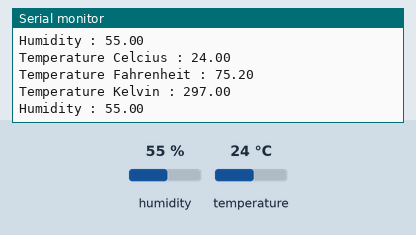
Bench run of a program on a simulated Arduino Uno, built with avr-gcc and run on an emulated ATmega328P. On the bench: the last lines printed to the serial monitor. Inputs (shaded band) come from the test bench; at power-on: humidity 55 %, temperature 24 °C.

Above: at 4.8 s.
4.9 s: humidity set to 22 %
At 5.9 s:
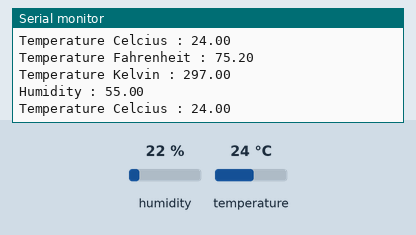
9.9 s: temperature set to 12 °C
At 11.8 s:
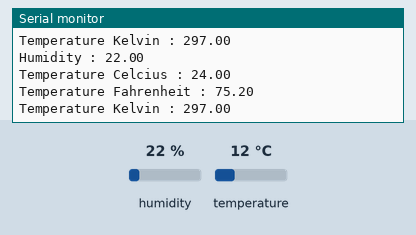
14.9 s: humidity set to 40 %
At 18.9 s:
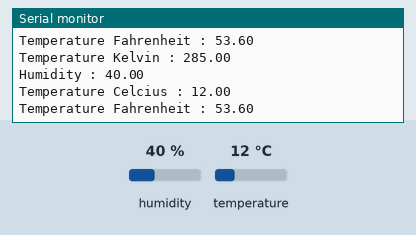
Timing chart, 0 to 20.4 s (numbered marks = the images above; inputs shaded):
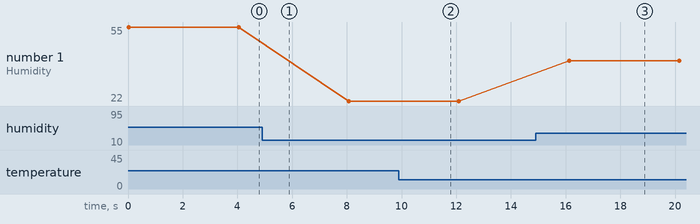

The program:

main.cpp
```cpp
#include <Arduino.h>
#include <Adafruit_Sensor.h>
#include <DHT.h>
#include <DHT_U.h>
#define Type DHT11

int sensePin = 2;
DHT HT(sensePin,Type);
float humidity;
float tempC;
float tempF;
float tempK;

void setup()
{
  Serial.begin(9600);
  HT.begin();
}

void loop()
{
  humidity = HT.readHumidity();
  tempC = HT.readTemperature();
  tempF = (tempC * 9.0/5.0) + 32.0;
  tempK = tempC + 273.0;

  Serial.print("Humidity : ");
  Serial.println(humidity);
  delay(1000);

  Serial.print("Temperature Celcius : ");
  Serial.println(tempC);
  delay(1000);

  Serial.print("Temperature Fahrenheit : ");
  Serial.println(tempF);
  delay(1000);

  Serial.print("Temperature Kelvin : ");
  Serial.println(tempK);
  delay(1000);

}
```

Measured:
- after the input at 14.9 s, the serial monitor: prints a new line after 1.2 s (image 3)
- plotted number 1: 55 → 22 after the input at 4.9 s, 22 → 40 after the input at 14.9 s
